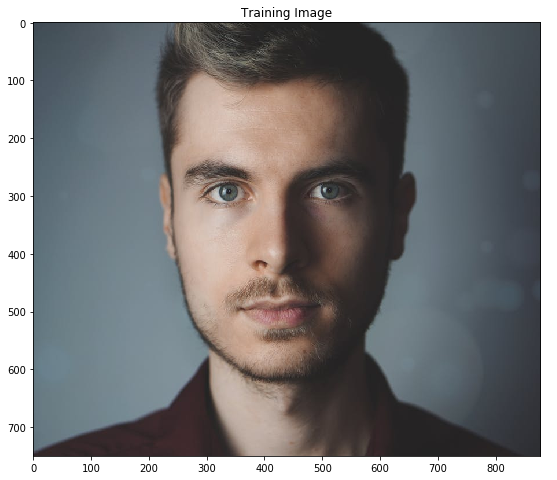
#> input picture GiGodev5 (copy)/face1.png, 557 x 480 px, found by its file name
$ python main.py
#> lines starting #> are read from the running program, lines starting #| are printed output that depends on the picture
import cv2
import numpy as np
from matplotlib import pyplot as plt


image_path = '/home/rauf/PycharmProjects/GiGodev5/face1.png'
img = cv2.imread(image_path, cv2.IMREAD_GRAYSCALE)
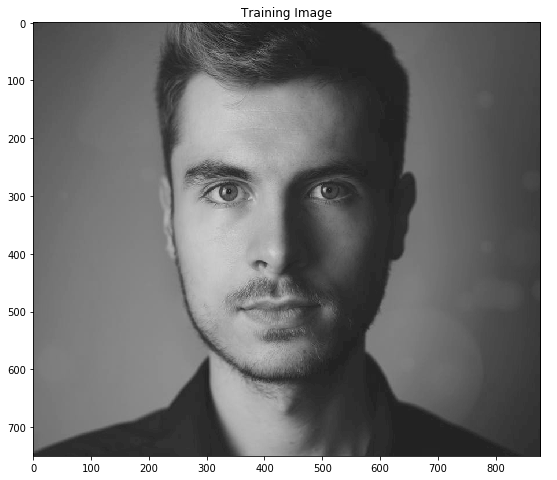
#> img: shape (480, 557); min 0, max 255, mean 124.8
if img is None:
    raise ValueError("Görüntü dosyası yüklenemedi. Dosya yolunu ve dosya adını kontrol edin.")


plt.imshow(img, cmap='gray')
plt.title('Original Image')
plt.axis('off')
plt.show()

hessian_threshold = 400
#> (the run stopped early here; a loop or call above may not have finished)
